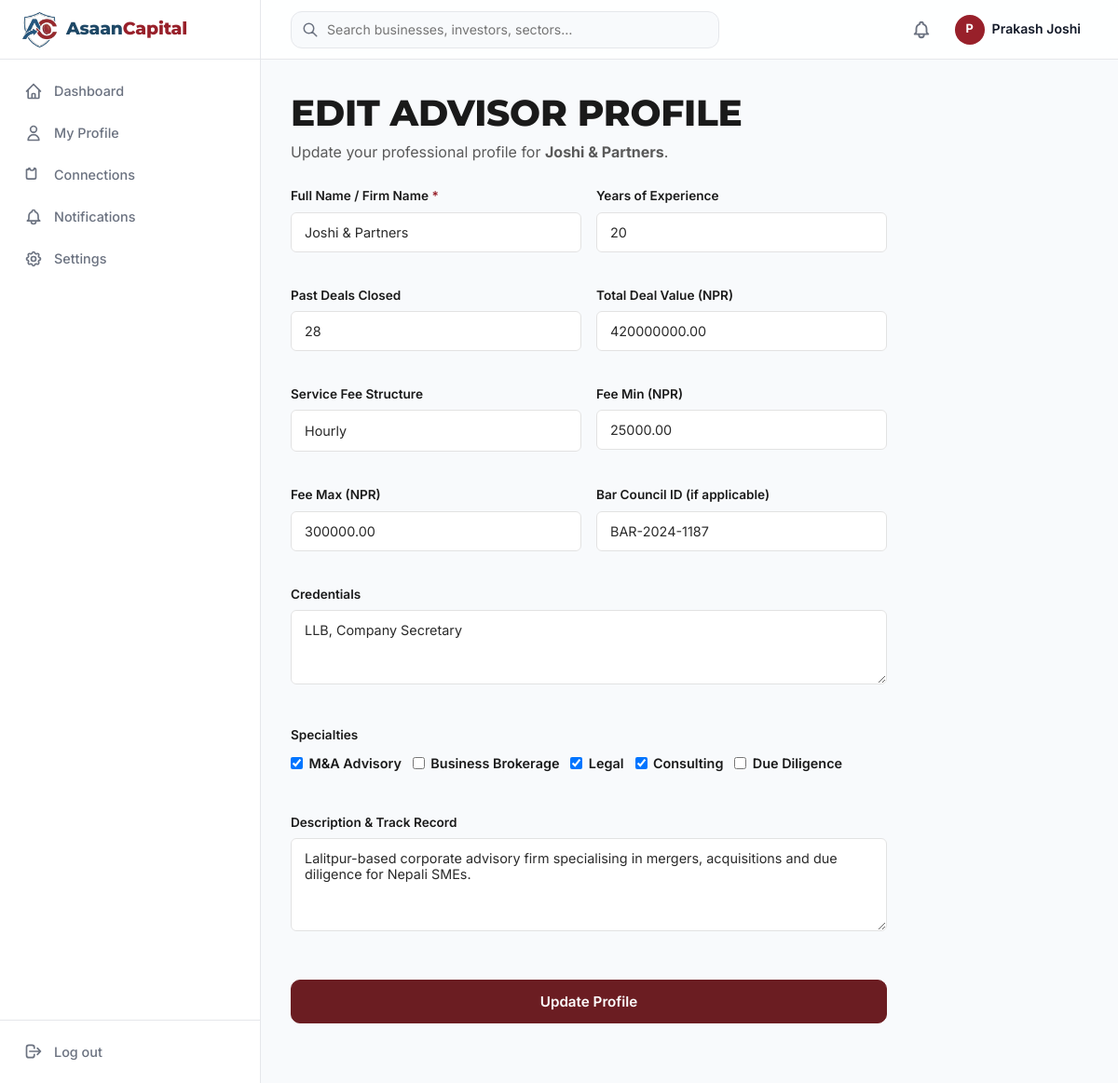
/advisor/edit.php (signed in), run on the app's committed database.
### tables this page shows
CREATE TABLE `advisors` (
  `id` bigint(20) unsigned NOT NULL AUTO_INCREMENT,
  `user_id` bigint(20) unsigned NOT NULL,
  `firm_name` varchar(255) DEFAULT NULL,
  `specialties` longtext DEFAULT NULL CHECK (json_valid(`specialties`)),
  `years_experience` int(11) DEFAULT NULL,
  `past_deals_count` int(11) DEFAULT NULL,
  `total_deal_value` decimal(15,2) DEFAULT NULL,
  `credentials` text DEFAULT NULL,
  `bar_council_id` varchar(100) DEFAULT NULL,
  `service_fee_structure` varchar(100) DEFAULT NULL,
  `fee_min` decimal(15,2) DEFAULT NULL,
  `fee_max` decimal(15,2) DEFAULT NULL,
  `description` text DEFAULT NULL,
  `is_published` tinyint(1) DEFAULT 0,
  `is_hidden` tinyint(1) DEFAULT 0,
  `rating` decimal(3,1) DEFAULT NULL,
  `created_at` timestamp NULL DEFAULT NULL,
  `updated_at` timestamp NULL DEFAULT NULL,
  PRIMARY KEY (`id`),
  KEY `user_id` (`user_id`),
  CONSTRAINT `advisors_ibfk_1` FOREIGN KEY (`user_id`) REFERENCES `users` (`id`) ON DELETE CASCADE
);

### config/db.php (called while the page is built)
<?php
function db(): PDO {
    static $pdo = null;
    if ($pdo === null) {
        $dsn = 'mysql:host=' . DB_HOST . ';port=' . DB_PORT . ';dbname=' . DB_NAME . ';charset=' . DB_CHARSET;
        $pdo = new PDO($dsn, DB_USER, DB_PASS, [
            PDO::ATTR_ERRMODE => PDO::ERRMODE_EXCEPTION,
            PDO::ATTR_DEFAULT_FETCH_MODE => PDO::FETCH_ASSOC,
            PDO::ATTR_EMULATE_PREPARES => false,
        ]);
    }
    return $pdo;
}

### config/helpers.php (called while the page is built, shortened)
<?php
function e(?string $s): string {
    return htmlspecialchars($s ?? '', ENT_QUOTES, 'UTF-8');
}

### config/flash.php (called while the page is built, shortened)
<?php
function flash_get(string $key): ?string {
    $val = $_SESSION['_flash'][$key] ?? null;
    return $val;
}

### advisor/edit.php (the view, shortened to what this page needs)
<?php
$user = current_user();
$userId = (int)$user['id'];
$stmt = db()->prepare('SELECT * FROM advisors WHERE user_id = ?');
$stmt->execute([$userId]);
$advisor = $stmt->fetch();
$selectedSpecialties = json_decode($advisor['specialties'] ?? '[]', true) ?: [];
$specialtyOptions = [
    'm_and_a' => 'M&A Advisory',
    'brokerage' => 'Business Brokerage',
    'legal' => 'Legal',
    'consulting' => 'Consulting',
    'due_diligence' => 'Due Diligence',
];
$feeStructures = ['success_fee' => 'Success Fee', 'retainer' => 'Retainer', 'hourly' => 'Hourly'];
require __DIR__ . '/../includes/layout-dashboard.php';
?>
<h2 style="margin-bottom:0.25rem;">Edit Advisor Profile</h2>
<p style="color:var(--color-text-muted);margin-bottom:1.5rem;">Update your professional profile for <strong><?= e($advisor['firm_name']) ?></strong>.</p>
<form method="post" style="max-width:640px;">
  <div class="r-2">
    <div class="input-group">
      <label>Full Name / Firm Name <span style="color:var(--color-error);">*</span></label>
      <input type="text" name="firm_name" class="input" value="<?= e($advisor['firm_name']) ?>" required>
    </div>
    <div class="input-group">
      <label>Years of Experience</label>
      <input type="number" name="years_experience" class="input" value="<?= e($advisor['years_experience']) ?>" min="0">
    </div>
    <div class="input-group">
      <label>Past Deals Closed</label>
      <input type="number" name="past_deals_count" class="input" value="<?= e($advisor['past_deals_count']) ?>" min="0">
    </div>
    <div class="input-group">
      <label>Total Deal Value (NPR)</label>
      <input type="number" name="total_deal_value" class="input" value="<?= e($advisor['total_deal_value']) ?>" step="0.01" min="0">
    </div>
    <div class="input-group">
      <label>Service Fee Structure</label>
      <select name="service_fee_structure" class="input">
        <?php foreach ($feeStructures as $val => $label): ?>
        <option value="<?= $val ?>" <?= $advisor['service_fee_structure'] === $val ? 'selected' : '' ?>><?= $label ?></option>
        <?php endforeach; ?>
      </select>
    </div>
    <div class="input-group">
      <label>Fee Min (NPR)</label>
      <input type="number" name="fee_min" class="input" value="<?= e($advisor['fee_min']) ?>" step="0.01" min="0">
    </div>
    <div class="input-group">
      <label>Fee Max (NPR)</label>
      <input type="number" name="fee_max" class="input" value="<?= e($advisor['fee_max']) ?>" step="0.01" min="0">
    </div>
    <div class="input-group">
      <label>Bar Council ID (if applicable)</label>
      <input type="text" name="bar_council_id" class="input" value="<?= e($advisor['bar_council_id']) ?>">
    </div>
    <div class="input-group" style="grid-column:1/-1;">
      <label>Credentials</label>
      <textarea name="credentials" class="input" style="min-height:80px;"><?= e($advisor['credentials']) ?></textarea>
    </div>
    <div class="input-group" style="grid-column:1/-1;">
      <label>Specialties</label>
      <div style="display:flex;flex-wrap:wrap;gap:0.75rem;margin-top:0.5rem;">
        <?php foreach ($specialtyOptions as $val => $label): ?>
        <label style="display:flex;align-items:center;gap:0.4rem;font-size:0.9rem;">
          <input type="checkbox" name="specialties[]" value="<?= $val ?>" <?= in_array($val, $selectedSpecialties) ? 'checked' : '' ?>> <?= $label ?>
        </label>
        <?php endforeach; ?>
      </div>
    </div>
    <div class="input-group" style="grid-column:1/-1;">
      <label>Description & Track Record</label>
      <textarea name="description" class="input" style="min-height:100px;"><?= e($advisor['description']) ?></textarea>
    </div>
  </div>
  <button type="submit" class="btn btn-primary" style="width:100%;margin-top:1.5rem;">Update Profile</button>
</form>
<?php require __DIR__ . '/../includes/footer.php'; ?>

### assets/listings.css (style rules this page uses)
:root { --ds-bg: #F8FAFC; --ds-surface: #FFFFFF; --ds-text: #0F172A; --ds-text-secondary: #475569; --ds-border: #E2E8F0; --ds-primary: #0B3A5E; --ds-success: #16A34A; --ds-warning: #F59E0B; --ds-danger: #DC2626; --ds-muted: #94A3B8; --ds-soft: #F1F5F9; --ds-font: 'Inter', -apple-system, BlinkMacSystemFont, 'Segoe UI', sans-serif; --ds-hero: 3rem; --ds-section: 2rem; --ds-card-title: 1.25rem; --ds-metric: 1.75rem; --ds-body: 1rem; --ds-small: 0.875rem; --ds-label: 0.75rem; --ds-section-gap: 2rem; --ds-radius: 12px; --ds-radius-sm: 8px; --ds-shadow: 0 1px 3px rgba(0,0,0,0.05); --ds-container: 1440px; }
*, *::before, *::after { box-sizing: border-box; }

### includes/header.php (style rules this page uses)
html.scroll-smooth { scroll-behavior: smooth; }

### data on the page
advisors: firm_name "Joshi & Partners", years_experience "20", past_deals_count "28", total_deal_value "420000000.00", service_fee_structure "Hourly", fee_min "25000.00", fee_max "300000.00", bar_council_id "BAR-2024-1187", credentials "LLB, Company Secretary", specialties "☑", description "Lalitpur-based corporate advisory firm specialising in mergers, acquisitions and due diligence for Nepali SMEs."

### other printed values
$label "Dashboard"
$label "My Profile"
$label "Connections"
$label "Notifications"
$label "Settings"
$initial "P"
$user['name'] "Prakash Joshi"
$label "M&A Advisory"
$label "Business Brokerage"
$label "Legal"
$label "Consulting"
$label "Due Diligence"
